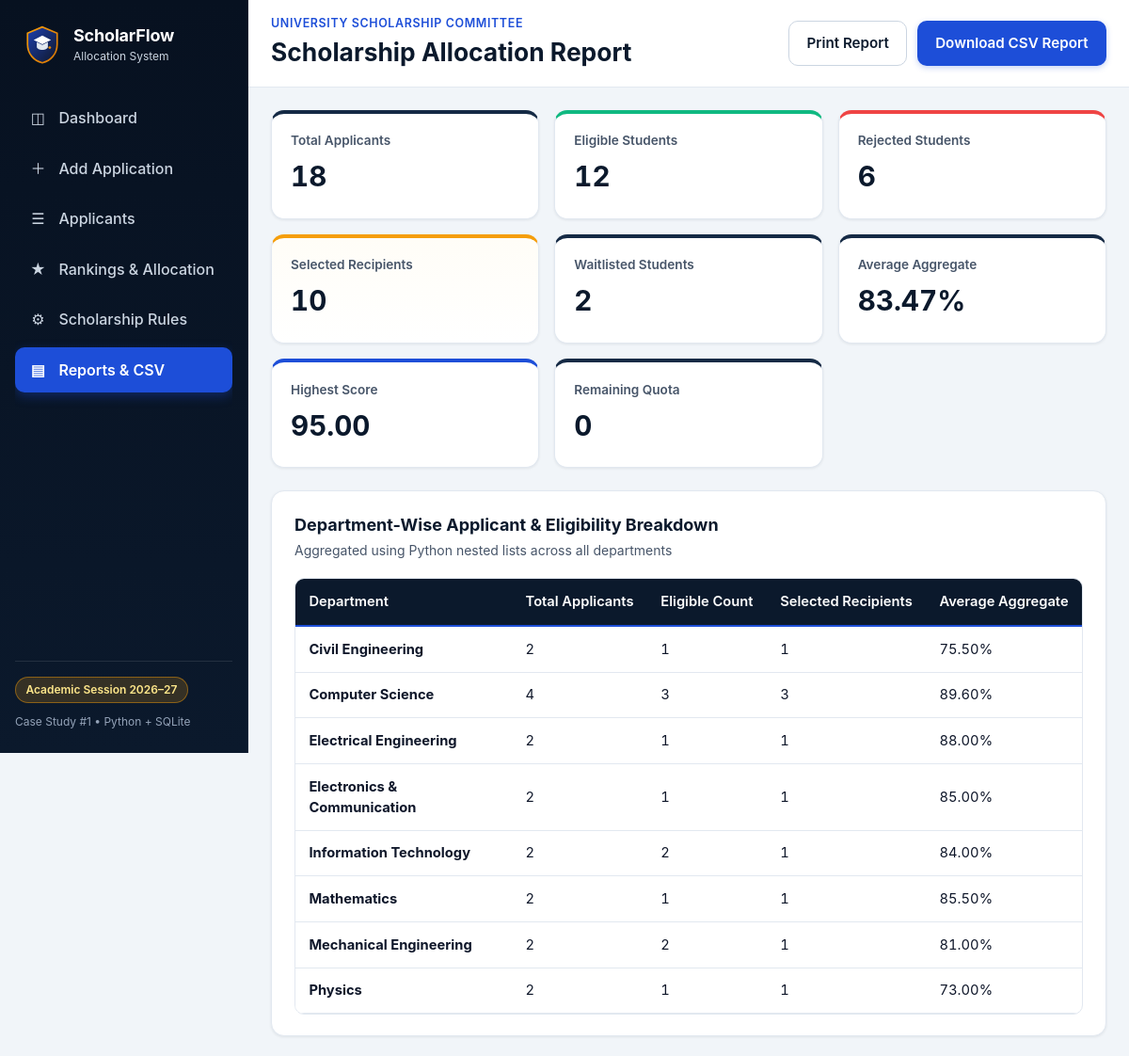
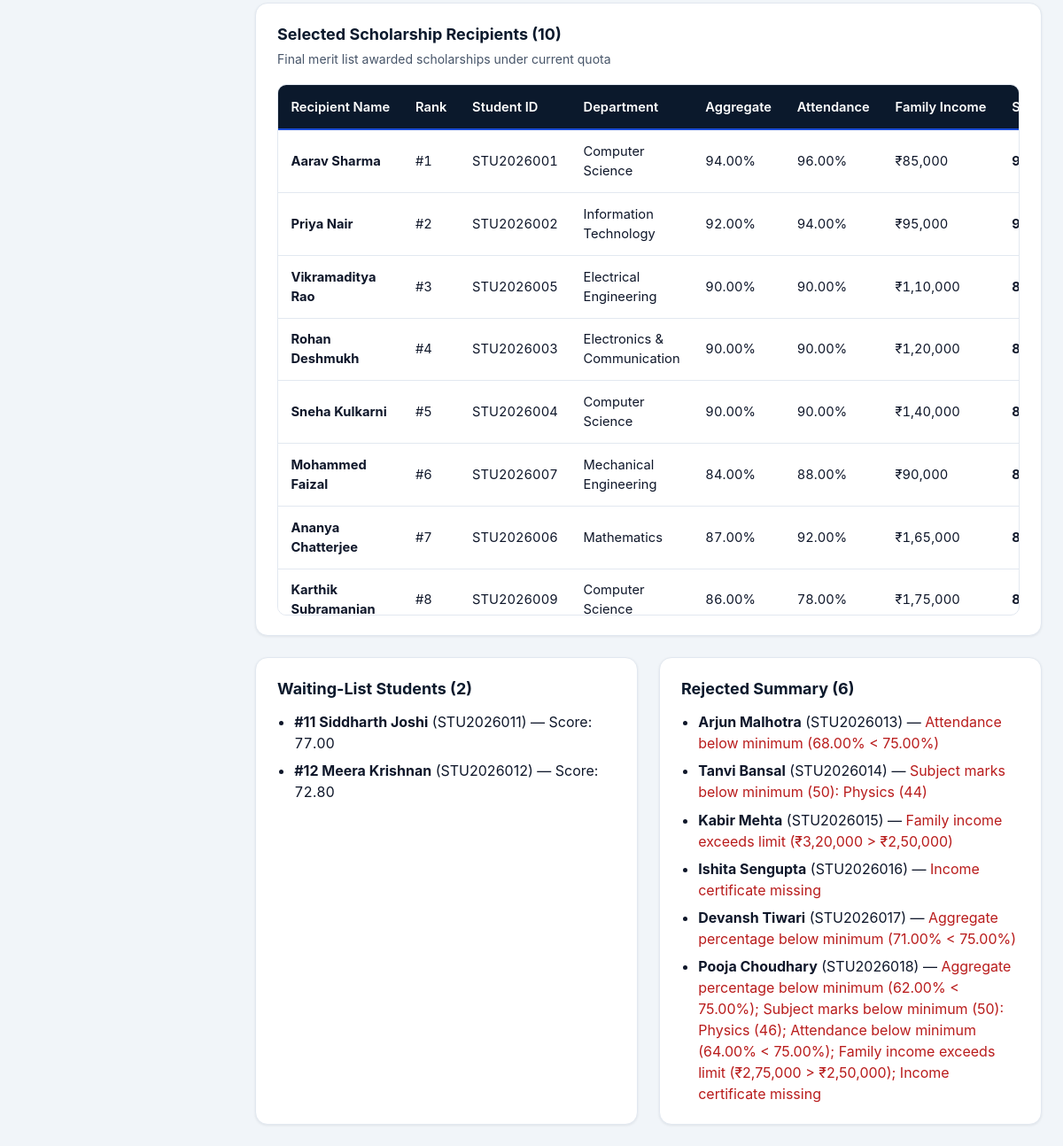
Page /reports on the committed database (2 pictures, top to bottom).
### tables this page shows
CREATE TABLE students (
                id INTEGER PRIMARY KEY AUTOINCREMENT,
                student_id TEXT NOT NULL UNIQUE,
                full_name TEXT NOT NULL,
                age INTEGER NOT NULL,
                gender TEXT DEFAULT '',
                department TEXT NOT NULL,
                academic_year TEXT NOT NULL,
                phone TEXT DEFAULT '',
                email TEXT DEFAULT '',
                math_marks REAL NOT NULL,
                physics_marks REAL NOT NULL,
                chemistry_marks REAL NOT NULL,
                english_marks REAL NOT NULL,
                cs_marks REAL NOT NULL,
                total_marks REAL NOT NULL,
                aggregate_percentage REAL NOT NULL,
                attendance_percentage REAL NOT NULL,
                annual_income REAL NOT NULL,
                income_certificate_status TEXT NOT NULL,
                scholarship_category TEXT NOT NULL,
                application_date TEXT NOT NULL,
                created_at TEXT DEFAULT CURRENT_TIMESTAMP
            );

### app.py (the view)
    @app.route("/reports")
    def reports():
        rules, state = get_evaluated_state()
        return render_template(
            "reports.html",
            active_page="reports",
            rules=rules,
            summary=state["summary"],
            selected_students=state["selected_students"],
            waitlisted_students=state["waitlisted_students"],
            rejected_students=state["rejected_students"],
            department_table=state["department_table"],
            generated_date=date.today().isoformat(),
        )

### database.py (called while the page is built)
def get_connection(db_path=DEFAULT_DB_PATH):
    db_dir = os.path.dirname(db_path)
    if db_dir:
        os.makedirs(db_dir, exist_ok=True)
    conn = sqlite3.connect(db_path)
    conn.row_factory = sqlite3.Row
    return conn

def get_rules(db_path=DEFAULT_DB_PATH):
    conn = get_connection(db_path)
    try:
        row = conn.execute("SELECT * FROM scholarship_rules WHERE id = 1").fetchone()
        return dict(row) if row else dict(DEFAULT_RULES)
    finally:
        conn.close()

def get_all_students(db_path=DEFAULT_DB_PATH):
    conn = get_connection(db_path)
    try:
        rows = conn.execute(
            "SELECT * FROM students ORDER BY application_date DESC, id DESC"
        ).fetchall()
        return [dict(r) for r in rows]
    finally:
        conn.close()

def count_missing_sample_students(db_path=DEFAULT_DB_PATH):
    existing_ids = {s["student_id"].upper() for s in get_all_students(db_path)}
    missing = 0
    for sample in SAMPLE_STUDENTS:
        if sample["student_id"].upper() not in existing_ids:
            missing += 1
    return missing

### scholarship_logic.py (called while the page is built)
def format_inr(amount):
    value = int(round(float(amount)))
    negative = value < 0
    digits = str(abs(value))
    if len(digits) <= 3:
        formatted = digits
    else:
        last_three = digits[-3:]
        remaining = digits[:-3]
        groups = []
        while len(remaining) > 2:
            groups.insert(0, remaining[-2:])
            remaining = remaining[:-2]
        if remaining:
            groups.insert(0, remaining)
        formatted = ",".join(groups) + "," + last_three
    if negative:
        return f"-₹{formatted}"
    return f"₹{formatted}"

def generate_merit_pattern(score, is_eligible):
    if not is_eligible:
        return "☆☆☆☆☆ (Not Eligible)"
    if score >= 90:
        filled_stars = 5
    elif score >= 80:
        filled_stars = 4
    elif score >= 70:
        filled_stars = 3
    elif score >= 60:
        filled_stars = 2
    else:
        filled_stars = 1
    pattern = ""
    index = 0
    while index < 5:
        if index < filled_stars:
            pattern = pattern + "★"
        else:
            pattern = pattern + "☆"
        index = index + 1
    return f"{pattern} (Tier {filled_stars}/5)"

def calculate_academic_totals(marks_list):
    total = 0.0
    for mark in marks_list:
        total = total + float(mark)
    subject_count = len(marks_list)
    aggregate = total / subject_count if subject_count > 0 else 0.0
    return round(total, 2), round(aggregate, 2)

### templates/reports.html (shortened to what this page needs)
{% extends "base.html" %}
{% block page_title %}Scholarship Allocation Report{% endblock %}
{% block topbar_actions %}
  <button type="button" id="print-report-btn" class="btn btn-secondary">Print Report</button>
  <a href="{{ url_for('export_csv') }}" class="btn btn-primary">Download CSV Report</a>
{% endblock %}
{% block content %}
<section class="stats-grid" aria-label="Report Statistics">
  <article class="stat-card">
    <p class="stat-label">Total Applicants</p>
    <p class="stat-value tabular">{{ summary.total_applicants }}</p>
  </article>
  <article class="stat-card stat-success">
    <p class="stat-label">Eligible Students</p>
    <p class="stat-value tabular">{{ summary.eligible_count }}</p>
  </article>
  <article class="stat-card stat-danger">
    <p class="stat-label">Rejected Students</p>
    <p class="stat-value tabular">{{ summary.rejected_count }}</p>
  </article>
  <article class="stat-card stat-gold">
    <p class="stat-label">Selected Recipients</p>
    <p class="stat-value tabular">{{ summary.scholarships_allocated }}</p>
  </article>
  <article class="stat-card">
    <p class="stat-label">Waitlisted Students</p>
    <p class="stat-value tabular">{{ summary.waitlisted_count }}</p>
  </article>
  <article class="stat-card">
    <p class="stat-label">Average Aggregate</p>
    <p class="stat-value tabular">{{ "%.2f"|format(summary.average_marks) }}%</p>
  </article>
  <article class="stat-card stat-primary">
    <p class="stat-label">Highest Score</p>
    <p class="stat-value tabular">{{ "%.2f"|format(summary.highest_score) }}</p>
  </article>
  <article class="stat-card">
    <p class="stat-label">Remaining Quota</p>
    <p class="stat-value tabular">{{ summary.remaining_seats }}</p>
  </article>
</section>
<section class="panel" aria-labelledby="dept-table-caption">
  <div class="panel-header">
    <div>
      <h2 id="dept-table-caption" class="panel-title">Department-Wise Applicant &amp; Eligibility Breakdown</h2>
      <p class="panel-subtitle">Aggregated using Python nested lists across all departments</p>
    </div>
  </div>
  {% if department_table %}
    <div tabindex="0" role="region" aria-labelledby="dept-table-caption" class="table-wrapper">
      <table class="data-table" style="--label-2: 'Total Applicants'; --label-3: 'Eligible'; --label-4: 'Selected'; --label-5: 'Avg Aggregate';">
        <thead>
          <tr>
            <th scope="col">Department</th>
            <th scope="col">Total Applicants</th>
            <th scope="col">Eligible Count</th>
            <th scope="col">Selected Recipients</th>
            <th scope="col">Average Aggregate</th>
          </tr>
        </thead>
        <tbody>
          {% for dept_row in department_table %}
            <tr>
              <th scope="row">{{ dept_row[0] }}</th>
              <td class="tabular">{{ dept_row[1] }}</td>
              <td class="tabular">{{ dept_row[2] }}</td>
              <td class="tabular">{{ dept_row[3] }}</td>
              <td class="tabular">{{ "%.2f"|format(dept_row[4]) }}%</td>
            </tr>
          {% endfor %}
        </tbody>
      </table>
    </div>
  {% else %}
    <div class="empty-state"><p>No department records available.</p></div>
  {% endif %}
</section>
<section class="panel" aria-labelledby="selected-report-caption">
  <div class="panel-header">
    <div>
      <h2 id="selected-report-caption" class="panel-title">Selected Scholarship Recipients ({{ selected_students|length }})</h2>
      <p class="panel-subtitle">Final merit list awarded scholarships under current quota</p>
    </div>
  </div>
  {% if selected_students %}
    <div tabindex="0" role="region" aria-labelledby="selected-report-caption" class="table-wrapper">
      <table class="data-table" style="--label-2: 'Rank'; --label-3: 'Student ID'; --label-4: 'Department'; --label-5: 'Aggregate'; --label-6: 'Attendance'; --label-7: 'Income'; --label-8: 'Score';">
        <thead>
          <tr>
            <th scope="col">Recipient Name</th>
            <th scope="col">Rank</th>
            <th scope="col">Student ID</th>
            <th scope="col">Department</th>
            <th scope="col">Aggregate</th>
            <th scope="col">Attendance</th>
            <th scope="col">Family Income</th>
            <th scope="col">Score</th>
          </tr>
        </thead>
        <tbody>
          {% for s in selected_students %}
            <tr>
              <th scope="row">{{ s.full_name }}</th>
              <td class="tabular">#{{ s.rank }}</td>
              <td class="tabular">{{ s.student_id }}</td>
              <td>{{ s.department }}</td>
              <td class="tabular">{{ "%.2f"|format(s.aggregate_percentage) }}%</td>
              <td class="tabular">{{ "%.2f"|format(s.attendance_percentage) }}%</td>
              <td class="tabular">{{ format_inr(s.annual_income) }}</td>
              <td class="tabular"><strong>{{ "%.2f"|format(s.scholarship_score) }}</strong></td>
            </tr>
          {% endfor %}
        </tbody>
      </table>
    </div>
  {% else %}
    <div class="empty-state"><p>No selected scholarship recipients.</p></div>
  {% endif %}
</section>
<div class="dashboard-split">
  <section class="panel" aria-labelledby="waitlist-report-heading">
    <h2 id="waitlist-report-heading" class="panel-title">Waiting-List Students ({{ waitlisted_students|length }})</h2>
    {% if waitlisted_students %}
      <ul class="compact-list">
        {% for s in waitlisted_students %}
          <li>
            <strong>#{{ s.rank }} {{ s.full_name }}</strong> ({{ s.student_id }}) — Score: <span class="tabular">{{ "%.2f"|format(s.scholarship_score) }}</span>
          </li>
        {% endfor %}
      </ul>
    {% else %}
      <p class="muted-meta">No waitlisted students.</p>
    {% endif %}
  </section>
  <section class="panel" aria-labelledby="rejected-report-heading">
    <h2 id="rejected-report-heading" class="panel-title">Rejected Summary ({{ rejected_students|length }})</h2>
    {% if rejected_students %}
      <ul class="compact-list">
        {% for s in rejected_students %}
          <li>
            <strong>{{ s.full_name }}</strong> ({{ s.student_id }}) — <span class="text-danger">{{ s.rejection_summary }}</span>
          </li>
        {% endfor %}
      </ul>
    {% else %}
      <p class="muted-meta">No rejected students.</p>
    {% endif %}
  </section>
</div>
{% endblock %}

### static/css/style.css (style rules this page uses)
:root { --navy-950: #071120; --navy-900: #0b192c; --navy-800: #152a45; --royal-600: #1d4ed8; --royal-700: #1e40af; --royal-50: #eff6ff; --gold-600: #d97706; --gold-500: #f59e0b; --gold-100: #fef3c7; --gold-50: #fffbeb; --bg-page: #f1f5f9; --bg-card: #ffffff; --border-subtle: #e2e8f0; --border-input: #94a3b8; --text-main: #0f172a; --text-muted: #475569; --success-text: #047857; --success-bg: #ecfdf5; --warning-text: #b45309; --warning-bg: #fffbeb; --danger-text: #b91c1c; --danger-bg: #fef2f2; --radius-md: 10px; --radius-lg: 14px; --shadow-sm: 0 1px 3px rgba(15, 23, 42, 0.08); --shadow-md: 0 6px 20px rgba(15, 23, 42, 0.08); --sidebar-width: 264px; }
*, *::before, *::after { box-sizing: border-box; }
html { font-family: "Inter", "Segoe UI", system-ui, -apple-system, sans-serif; line-height: 1.5; color: var(--text-main); background: var(--bg-page); }
body { margin: 0; min-height: 100vh; }
.tabular { font-variant-numeric: tabular-nums; }
.btn { display: inline-flex; align-items: center; justify-content: center; gap: 0.45rem; min-height: 48px; padding: 0.6rem 1.15rem; border-radius: var(--radius-md); font: inherit; font-size: 0.95rem; font-weight: 600; text-decoration: none; border: 1px solid transparent; cursor: pointer; transition: transform 0.15s ease, box-shadow 0.15s ease, background-color 0.15s ease; }
.btn-primary { background: var(--royal-600); color: #fff; box-shadow: 0 2px 6px rgba(29, 78, 216, 0.25); }
.btn-secondary { background: #ffffff; color: var(--navy-900); border-color: #cbd5e1; }
.stats-grid { display: grid; grid-template-columns: repeat(auto-fit, minmax(220px, 1fr)); gap: 1rem; }
.stat-card { background: var(--bg-card); border: 1px solid var(--border-subtle); border-radius: var(--radius-lg); padding: 1.15rem 1.25rem; box-shadow: var(--shadow-sm); border-top: 4px solid var(--navy-800); transition: box-shadow 0.18s ease, transform 0.18s ease; }
.stat-card.stat-primary { border-top-color: var(--royal-600); }
.stat-card.stat-success { border-top-color: #10b981; }
.stat-card.stat-danger { border-top-color: #ef4444; }
.stat-card.stat-gold { border-top-color: var(--gold-500); background: linear-gradient(180deg, #fffdf7 0%, #ffffff 100%); }
.stat-label { margin: 0; font-size: 0.85rem; font-weight: 600; color: var(--text-muted); }
.stat-value { margin: 0.35rem 0 0.25rem; font-size: 1.85rem; font-weight: 700; color: var(--navy-900); }
.panel { background: var(--bg-card); border: 1px solid var(--border-subtle); border-radius: var(--radius-lg); padding: 1.35rem 1.5rem; box-shadow: var(--shadow-sm); }
.panel-header { display: flex; flex-wrap: wrap; align-items: flex-start; justify-content: space-between; gap: 1rem; margin-block-end: 1.15rem; }
.panel-title { margin: 0; font-size: 1.125rem; font-weight: 700; color: var(--navy-900); }
.panel-subtitle { margin: 0.2rem 0 0; font-size: 0.875rem; color: var(--text-muted); }
.dashboard-split { display: grid; grid-template-columns: repeat(auto-fit, minmax(320px, 1fr)); gap: 1.5rem; }
.table-wrapper { overflow: auto; max-inline-size: 100%; max-block-size: min(620px, 75vh); container-type: inline-size; border: 1px solid var(--border-subtle); border-radius: var(--radius-md); }
.data-table { width: 100%; border-collapse: separate; border-spacing: 0; font-size: 0.92rem; }
.data-table thead { position: sticky; inset-block-start: 0; z-index: 2; }
.data-table thead th { background: var(--navy-900); color: #ffffff; text-align: start; font-weight: 600; padding: 0.85rem 0.9rem; white-space: nowrap; border-block-end: 2px solid var(--royal-600); }
.data-table tbody th, .data-table tbody td { padding: 0.8rem 0.9rem; border-block-end: 1px solid var(--border-subtle); vertical-align: middle; }
.data-table tbody th { position: sticky; inset-inline-start: 0; z-index: 1; background: #ffffff; text-align: start; }
.text-danger { color: var(--danger-text); }
.compact-list { margin: 0.75rem 0 0; padding-inline-start: 1.2rem; display: flex; flex-direction: column; gap: 0.45rem; }

### rows in the picture
students: department "Civil Engineering", dept_row "2", dept_row "1", dept_row "75.50"
students: department "Computer Science", dept_row "4", dept_row "3", dept_row "89.60", full_name "Aarav Sharma", student_id "STU2026001", department "Computer Science", attendance_percentage "96.00", annual_income "₹85,000"
students: department "Electrical Engineering", dept_row "2", dept_row "1", chemistry_marks "88.00", full_name "Vikramaditya Rao", student_id "STU2026005", department "Electrical Engineering", attendance_percentage "90.00", annual_income "₹1,10,000"
students: department "Electronics & Communication", dept_row "2", dept_row "1", dept_row "85.00", full_name "Rohan Deshmukh", student_id "STU2026003", department "Electronics & Communication", attendance_percentage "90.00", annual_income "₹1,20,000"
students: department "Information Technology", id "2", dept_row "1", dept_row "84.00", full_name "Priya Nair", student_id "STU2026002", department "Information Technology", attendance_percentage "94.00", annual_income "₹95,000"
students: department "Mathematics", dept_row "2", dept_row "1", dept_row "85.50", full_name "Ananya Chatterjee", student_id "STU2026006", department "Mathematics", attendance_percentage "92.00", annual_income "₹1,65,000"
students: department "Mechanical Engineering", dept_row "2", dept_row "1", dept_row "81.00", full_name "Mohammed Faizal", student_id "STU2026007", department "Mechanical Engineering", attendance_percentage "88.00", annual_income "₹90,000"
students: department "Physics", dept_row "2", dept_row "1", dept_row "73.00"
students: full_name "Sneha Kulkarni", student_id "STU2026004", department "Computer Science", attendance_percentage "90.00", annual_income "₹1,40,000"
students: full_name "Karthik Subramanian", student_id "STU2026009", department "Computer Science", attendance_percentage "78.00", annual_income "₹1,75,000"
students: full_name "Siddharth Joshi", student_id "STU2026011"
students: full_name "Meera Krishnan", student_id "STU2026012"
students: full_name "Arjun Malhotra", student_id "STU2026013"
students: full_name "Tanvi Bansal", student_id "STU2026014"
students: full_name "Kabir Mehta", student_id "STU2026015"
students: full_name "Ishita Sengupta", student_id "STU2026016"
students: full_name "Devansh Tiwari", student_id "STU2026017"
students: full_name "Pooja Choudhary", student_id "STU2026018"

### other values in the picture
{{ summary.total_applicants }} "18"
{{ summary.eligible_count }} "12"
{{ summary.rejected_count }} "6"
{{ summary.scholarships_allocated }} "10"
{{ summary.waitlisted_count }} "2"
{{ "%.2f"|format(summary.average_marks) }} "83.47"
{{ "%.2f"|format(summary.highest_score) }} "95.00"
{{ summary.remaining_seats }} "0"
{{ selected_students|length }} "10"
{{ s.rank }} "1" "2" "3" "4" "5" "6" "7" "8"
{{ "%.2f"|format(s.aggregate_percentage) }} "94.00" "92.00" "90.00" "90.00" "90.00" "84.00" "87.00" "86.00"
{{ waitlisted_students|length }} "2"
{{ s.rank }} "11" "12"
{{ "%.2f"|format(s.scholarship_score) }} "77.00" "72.80"
{{ rejected_students|length }} "6"
